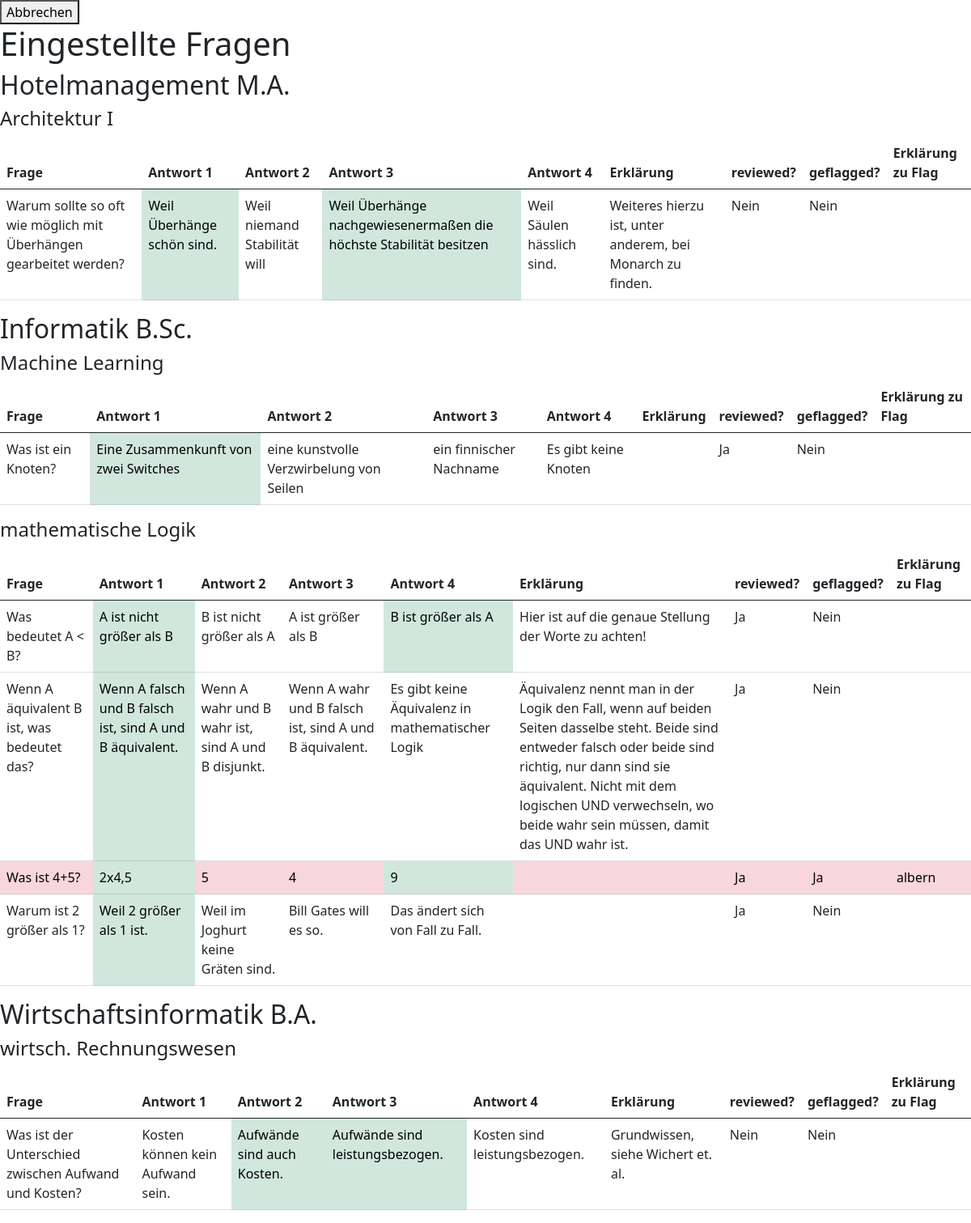
Page /listQuestions.php (signed in) on the committed database.
### tables this page shows
CREATE TABLE `questions` (
  `ID` bigint(20) NOT NULL,
  `subject` varchar(255) DEFAULT NULL,
  `class` varchar(255) DEFAULT NULL,
  `question` text DEFAULT NULL,
  `bAnsw1` tinyint(1) NOT NULL DEFAULT 0,
  `Answer1` text DEFAULT NULL,
  `bAnsw2` tinyint(1) NOT NULL DEFAULT 0,
  `Answer2` text DEFAULT NULL,
  `bAnsw3` tinyint(1) NOT NULL DEFAULT 0,
  `Answer3` text DEFAULT NULL,
  `bAnsw4` tinyint(1) NOT NULL DEFAULT 0,
  `Answer4` text DEFAULT NULL,
  `explanation` text DEFAULT NULL,
  `time` timestamp NOT NULL DEFAULT current_timestamp(),
  `bIsReviewed` tinyint(1) NOT NULL DEFAULT 0,
  `isFlagged` tinyint(1) NOT NULL DEFAULT 0,
  `flaggedExplanation` text DEFAULT NULL
);

### listQuestions.php (the view, shortened to what this page needs)
<?php
    include "o_functions.php";
?>
<!DOCTYPE html>
<html>
    <head>
        <link href="bootstrap/css/bootstrap.min.css" rel="stylesheet">
    </head>
    <body>
        <?php
            echo "<div id='mainQuestions'>";
            echo "<button id='back'>Abbrechen</button>";
            echo "<h1>Eingestellte Fragen</h1>";
            $stmt = $dbh->query("select * from questions order by subject,class asc");
            $question_tracker = array();
            $class_tracker = array();
            $bHasSeen = false;
            $bHasPushed = false;
            while($row = $stmt->fetch()){
                for($i = 0;$i < count($question_tracker);$i++){
                    if($question_tracker[$i] == $row['subject']){
                        $bHasPushed = true;
                    }
                }
                if($bHasPushed <> true){
                    echo "<h2>" . $row['subject'] . "</h2>";
                    $stmt1 = $dbh->query("select * from questions where subject='" . $row['subject'] . "' order by subject,class asc");
                    while($row1 = $stmt1->fetch()){
                        for($j=0;$j<count($class_tracker);$j++){
                            if($row1['class'] == $class_tracker[$j]){
                                $bHasSeen = true;
                            }
                        }
                        if($bHasSeen == false){
                            echo "<table class=table>";
                            echo "<thead>";
                            echo "<th>Frage</th>";
                            echo "<th>Antwort 1</th>";
                            echo "<th>Antwort 2</th>";
                            echo "<th>Antwort 3</th>";
                            echo "<th>Antwort 4</th>";
                            echo "<th>Erklärung</th>";
                            echo "<th>reviewed?</th>";
                            echo "<th>geflagged?</th>";
                            echo "<th>Erklärung zu Flag</th>";
                            echo "</thead>";
                            echo "<tbody>";
                            array_push($class_tracker,$row1['class']);
                        }
                        if($bHasSeen == false){
                            echo "<h4>" . $row1['class'] . "</h4>";
                        }
                        echo "<tr style='cursor:pointer;' ";
                        if($row1['isFlagged'] == 1){
                            echo "class='table-danger' ";
                        }
                        echo "id='" . $row1['ID'] . "' onclick=edit('" . $row1['ID'] . "')>";
                        echo "<td>" . $row1['question'] . "</td>";
                        if($row1['bAnsw1'] == "1"){
                            echo "<td class=table-success>" . $row1['Answer1'] . "</td>";
                        }else{
                            echo "<td>" . $row1['Answer1'] . "</td>";
                        }
                        if($row1['bAnsw2'] == "1"){
                            echo "<td class=table-success>" . $row1['Answer2'] . "</td>";
                        }else{
                            echo "<td>" . $row1['Answer2'] . "</td>";
                        }
                        if($row1['bAnsw3'] == "1"){
                            echo "<td class=table-success>" . $row1['Answer3'] . "</td>";
                        }else{
                            echo "<td>" . $row1['Answer3'] . "</td>";
                        }
                        if($row1['bAnsw4'] == "1"){
                            echo "<td class=table-success>" . $row1['Answer4'] . "</td>";
                        }else{
                            echo "<td>" . $row1['Answer4'] . "</td>";
                        }
                        echo "<td>" . $row1['explanation'] . "</td>";
                        echo "<td>";
                        if($row1['bIsReviewed'] == "0"){
                            echo "Nein";
                        }else{
                            echo "Ja";
                        }
                        echo "</td>";
                        if($row1['isFlagged'] == 1){
                            echo "<td>Ja</td>";
                        }else{
                            echo "<td>Nein</td>";
                        }
                        echo "<td>" . $row1['flaggedExplanation'] . "</td>";
                        echo "</tr>";
                        $bHasSeen = false;
                    }
                    echo "</tbody>";
                    echo "</table>";
                }
                $bHasPushed = false;
                array_push($question_tracker,$row['subject']);
            }
            echo "</div>";
        ?>
    </body>
</html>

### rows in the picture
questions: subject "Hotelmanagement M.A.", shows "Frage", class "Architektur I", question "Warum sollte so oft wie möglich mit Überhängen gearbeitet werden?", Answer1 "Weil Überhänge schön sind.", Answer2 "Weil niemand Stabilität will", Answer3 "Weil Überhänge nachgewiesenermaßen die höchste Stabilität besitzen", Answer4 "Weil Säulen hässlich sind.", explanation "Weiteres hierzu ist, unter anderem, bei Monarch zu finden.", bIsReviewed "Nein", isFlagged "Nein"
questions: subject "Informatik B.Sc.", shows "Frage", class "Machine Learning", question "Was ist ein Knoten?", Answer1 "Eine Zusammenkunft von zwei Switches", Answer2 "eine kunstvolle Verzwirbelung von Seilen", Answer3 "ein finnischer Nachname", Answer4 "Es gibt keine Knoten", bIsReviewed "Ja", isFlagged "Nein"
questions: shows "Frage", class "mathematische Logik", question "Was bedeutet A < B?", Answer1 "A ist nicht größer als B", Answer2 "B ist nicht größer als A", Answer3 "A ist größer als B", Answer4 "B ist größer als A", explanation "Hier ist auf die genaue Stellung der Worte zu achten!", bIsReviewed "Ja", isFlagged "Nein"
questions: question "Wenn A äquivalent B ist, was bedeutet das?", Answer1 "Wenn A falsch und B falsch ist, sind A und B äquivalent.", Answer2 "Wenn A wahr und B wahr ist, sind A und B disjunkt.", Answer3 "Wenn A wahr und B falsch ist, sind A und B äquivalent.", Answer4 "Es gibt keine Äquivalenz in mathematischer Logik", explanation "Äquivalenz nennt man in der Logik den Fall, wenn auf beiden Seiten dasselbe steht. Beide sind entweder falsch oder beide sind richtig, nur dann sind sie äquivalent. Nicht mit dem logischen UND verwechseln, wo beide wahr sein müssen, damit das UND wahr ist.", bIsReviewed "Ja", isFlagged "Nein"
questions: question "Was ist 4+5?", Answer1 "2x4,5", Answer2 "5", Answer3 "4", Answer4 "9", bIsReviewed "Ja", isFlagged "Ja", flaggedExplanation "albern"
questions: question "Warum ist 2 größer als 1?", Answer1 "Weil 2 größer als 1 ist.", Answer2 "Weil im Joghurt keine Gräten sind.", Answer3 "Bill Gates will es so.", Answer4 "Das ändert sich von Fall zu Fall.", bIsReviewed "Ja", isFlagged "Nein"
questions: subject "Wirtschaftsinformatik B.A.", shows "Frage", class "wirtsch. Rechnungswesen", question "Was ist der Unterschied zwischen Aufwand und Kosten?", Answer1 "Kosten können kein Aufwand sein.", Answer2 "Aufwände sind auch Kosten.", Answer3 "Aufwände sind leistungsbezogen.", Answer4 "Kosten sind leistungsbezogen.", explanation "Grundwissen, siehe Wichert et. al.", bIsReviewed "Nein", isFlagged "Nein"
